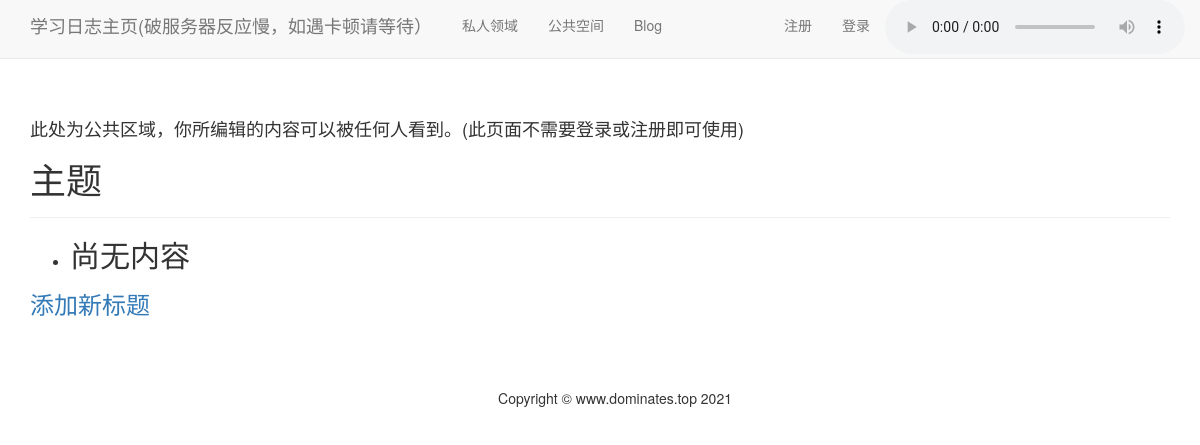
The page /square/titles/ on the database as committed earlier.
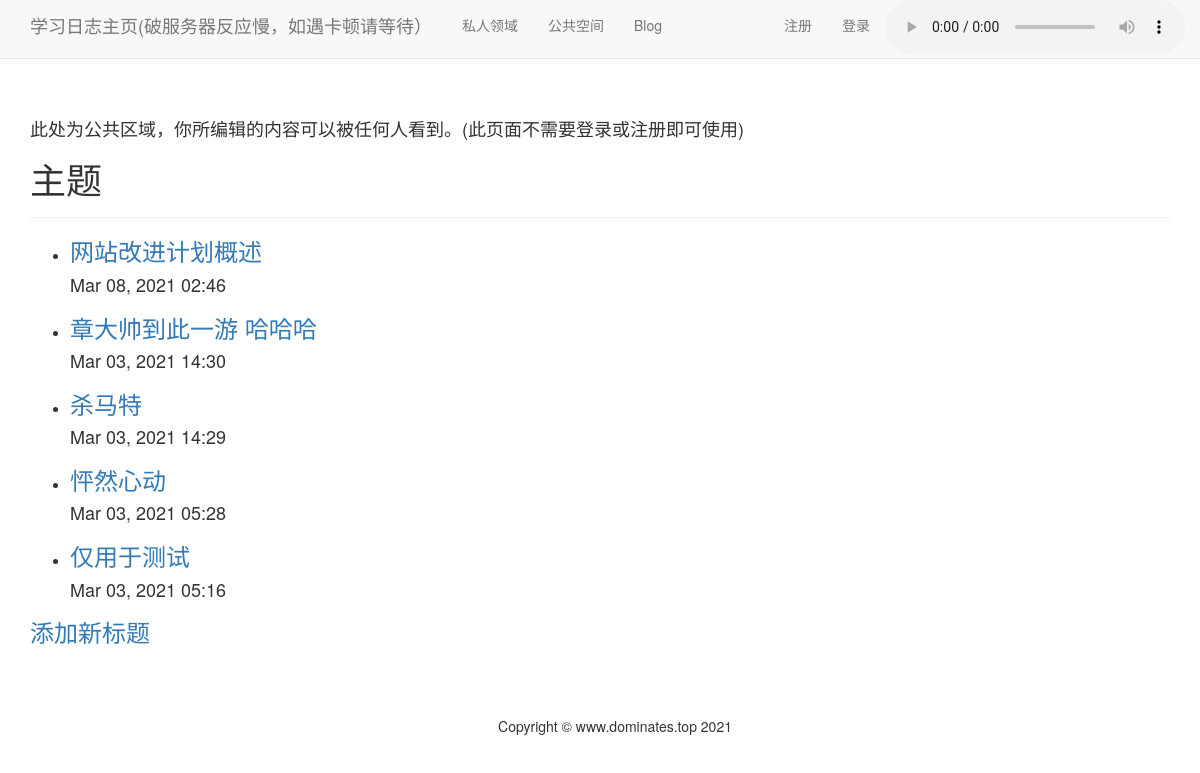
The same page on the database as committed later.
### square/models.py (models this page shows)
class Title(models.Model):
    text = models.CharField(max_length=100)
    date_added = models.DateTimeField(auto_now_add=True)
    def __str__(self):
        return self.text

### square/views.py (the view)
# urls.py: url(r'^titles/(?P<title_id>\d+)/$', views.title, name='title'),
def titles(request):
    titles = Title.objects.order_by('-date_added')
    context = {'titles': titles}
    return render(request, 'square/titles.html', context)

### square/templates/square/titles.html (shortened to what this page needs)
<!DOCTYPE html>
<html lang="en">
<head>
</head>
<body>
{% extends "learning_logs/base.html" %}
{% block header %}
<h4><p>此处为公共区域，你所编辑的内容可以被任何人看到。(此页面不需要登录或注册即可使用)</p></h4>
<h1>主题</h1>
{% endblock header%}
{% block content %}
  <ul>
    {% for title in titles %}
    <li>
        <h3><a href="{% url 'square:title' title.id %}">{{title}}</a></h3>
        <p><h4>{{title.date_added|date:'M d, Y H:i'}}</h4></p>
    </li>
    {% empty %}
      <li><h2>尚无内容</h2></li>
    {% endfor %}
  </ul>
<h3><a href="{% url 'square:new_title' %}">添加新标题</a></h3>
{% endblock content %}

### learning_logs/templates/learning_logs/base.html (shortened to what this page needs)
{% load bootstrap3 %}
{% load static %}
<html lang="en">
<head>
    {% bootstrap_css %}
</head>
<body>
  <nav class="navbar navbar-default navbar-static-top">
<div class="container">
<div class="navbar-header">
  <a class="navbar-brand" href="{% url 'learning_logs:index' %}">
学习日志主页(破服务器反应慢，如遇卡顿请等待）</a>
</div>
  <div id="navbar" class="navbar-collapse collapse">
  <ul class="nav navbar-nav">
  <li><a href="{% url 'learning_logs:topics' %}">私人领域</a></li>
  <li><a href="{% url 'square:titles' %}">公共空间</a></li>
  <li><a href="{% url 'blog:article_list' %}">Blog</a> </li>
</ul>
  <ul class="nav navbar-nav navbar-right">
  <audio autoplay="True" loop="True" controls>
      <source src="https://sharefs.yun.kugou.com/202103141252/ead33e4bc37e27882242fb8b797425cd/KGTX/CLTX001/13bf933da8ba64df2f0e215d5597a3a0.mp3" type="audio/mpeg">
</audio>
{% if user.is_authenticated %}
<li><a>你好,欢迎 {{ user.username }}登录.</a></li>
<li><a href="{% url 'users:logout' %}">下线</a></li>
{% else %}
<li><a href="{% url 'users:register' %}">注册</a></li>
<li><a href="{% url 'users:login' %}">登录</a></li>
{% endif %}
  </ul>
</div>
</div>
</nav>
<div class="container">
<div class="page-header">
  {% block header %}{% endblock header %}
</div>
<div>
  {% block content %}{% endblock content %}
    {% include 'blog/footer.html' %}
</div></div>
</body>
</html>

### blog/templates/blog/footer.html
{% load static %}
<div>
    <br><br><br>
</div>
<footer class="py-3 bg-dark fixed-bottom">
    <div class="container">
        <p class="m-0 text-center text-white">Copyright &copy; www.dominates.top 2021</p>
    </div>
</footer>

Rows that differ between the two databases and show on the page:
added Title: text "网站改进计划概述", date_added "Mar 08, 2021 02:46"
added Title: text "章大帅到此一游 哈哈哈", date_added "Mar 03, 2021 14:30"
added Title: text "杀马特", date_added "Mar 03, 2021 14:29"
added Title: text "怦然心动", date_added "Mar 03, 2021 05:28"
added Title: text "仅用于测试", date_added "Mar 03, 2021 05:16"
Other text that changed with them:
text no longer shown: "尚无内容"
